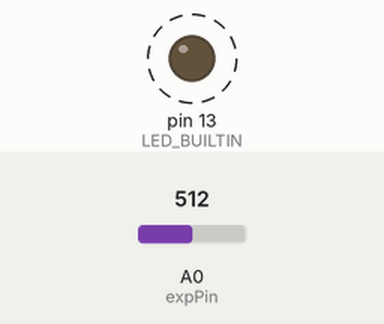
This program was run on a simulated Arduino Leonardo, built with avr-gcc and run on an emulated ATmega32U4. Shown: output pins drawn as LEDs (lit = HIGH). Dashed ring = blinking. The test bench sets the inputs (shaded band); at power-on: A0 (expPin) = 512.

Above: at 0.2 s.
Timing chart, 0 to 3.0 s (numbered marks = the images above):
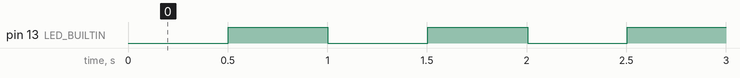

The program:

main.cpp
```cpp
#include <Arduino.h>

#define DEBUG_MODE  false

// Assign each button to a port.
const int expPin    = A0;
const int CCNum     = 1;

int currentPedalVal = 0;
int currentPedalValN = 0;

void sendNote(int cmd, int pitch, int velocity)
{
    Serial1.write(cmd);      // Defines message as "Note on" over specified channel
    Serial1.write(pitch);    // Defines pitch
    Serial1.write(velocity); // Defines velocity
}

void sendControlChange(int val)
{
    Serial1.write(176);      // Defines message as Control Change
    Serial1.write(CCNum);    // Defines CC number
    Serial1.write(val);      // Defines value
}


void updateExpressionPedal(void)
{
    static int newExpVal    = 0;
    static int lastExpVal   = 0;

    newExpVal = analogRead(expPin);
    newExpVal = map(newExpVal, 93, 1023, 0, 1023);
    currentPedalVal = newExpVal;

    newExpVal = map(newExpVal, 0, 1023, 0, 127);
    currentPedalValN = newExpVal;

    newExpVal = constrain(newExpVal, 0, 127);
    if (newExpVal != lastExpVal)
    {
#if (DEBUG_MODE == false)
        sendControlChange(127 - newExpVal);
#endif
    }
    lastExpVal = newExpVal;
}

void setup()
{
    pinMode(LED_BUILTIN, OUTPUT);
    // Set MIDI baud rate:
#if (DEBUG_MODE == false)
    Serial1.begin(31250);
#else
    Serial.begin(115200);
#endif
}

void loop()
{
    static unsigned long timeToUpdateExpressionMs   = 0;
    static unsigned long timeToUpdateMonitorMs      = 0;
    static unsigned long timeToUpdateLed            = 0;

    unsigned long currentTimeMs = millis();

    if (currentTimeMs - timeToUpdateExpressionMs > 10)
    {
        timeToUpdateExpressionMs = currentTimeMs;
        // PROCESS EXPRESSION PEDAL...
        updateExpressionPedal();
    }

#if (DEBUG_MODE == true)
    if (currentTimeMs - timeToUpdateMonitorMs > 200)
    {
        timeToUpdateMonitorMs = currentTimeMs;
        Serial.print("val: ");
        Serial.print(currentPedalVal, DEC);
        Serial.print(" ");
        Serial.print(currentPedalValN, DEC);
        Serial.println();
    }
#endif

    if (currentTimeMs - timeToUpdateLed > 500)
    {
        timeToUpdateLed = currentTimeMs;

        if (digitalRead(LED_BUILTIN))
            digitalWrite(LED_BUILTIN, LOW);
        else
            digitalWrite(LED_BUILTIN, HIGH);
    }
}
```

Measured:
- by itself, pin 13 (LED_BUILTIN): alternates HIGH for 0.50 s and LOW for 0.50 s
